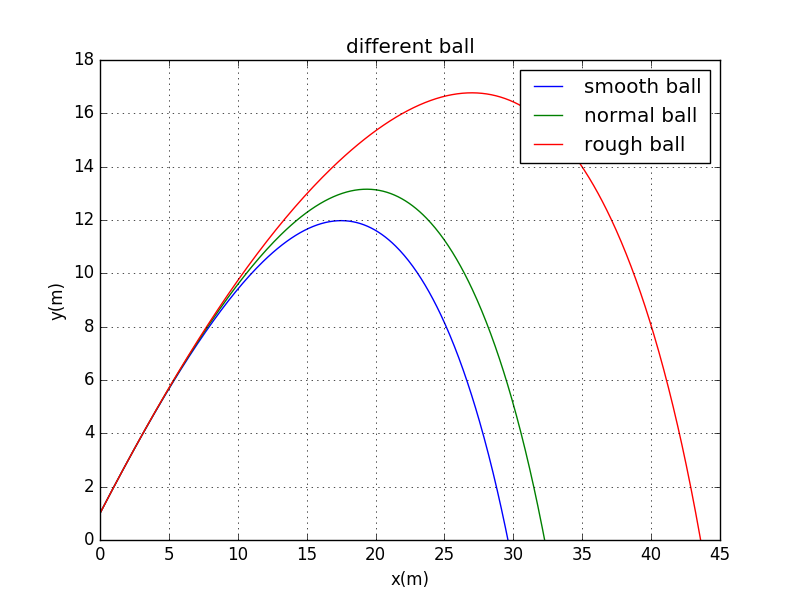

This chart was generated by the following Python code:
from __future__ import division
from numpy import *
from pylab import *
from math import *

# define drag coefficient of smooth ball
def smooth(x):

    if 0<=x<=150:
        return 0.5
    if 150<=x<=200:
        return -0.008*x+1.7
    if x>200:
        return 0.1

# define drag coefficient of normal ball
def normal(x):

    if 0<=x<=50:
        return 0.5
    if 50<=x<=150:
        return -0.003*x+0.65
    if x>150:
        return 0.2

# define drag coefficient of rough ball
def rough(x):

    if 0<=x<=50:
        return 0.5
    if 50<=x<=70:
        return -0.02*x+1.5
    if 70<=x<=120:
        return 0.004*x-0.18
    if x>120:
        return 0.3

def data(D):
    
    x0 = 0
    y0 = 1
    theta = [pi/4]
    velo = [30.56]
    velox = [velo[0]*cos(theta[0])]
    veloy = [velo[0]*sin(theta[0])]
    x = [x0]
    y = [y0]
    deltat = 0.01
    g = 9.8

    while y[-1] >= 0:

        co = 1/(3.6**2)
        velox.append(velox[-1]-((co*D(3.6*velo[-1])*velo[-1]*velox[-1])*deltat))
        veloy.append(veloy[-1]-(g+co*D(3.6*velo[-1])*velo[-1]*veloy[-1])*deltat)
        velo.append(sqrt((velox[-1])**2+(veloy[-1])**2))
        x.append(x[-1]+velox[-1]*deltat)
        y.append(y[-1]+veloy[-1]*deltat)

    if y[-1] <0:
        r = -y[-2]/y[-1]
        xl = (x[-2]+r*x[-1])/(r+1)
        x[-1] = xl
        y[-1] = 0

    return x,y
        
xs = array(data(smooth)[0])
ys = array(data(smooth)[1])
xn = array(data(normal)[0])
yn = array(data(normal)[1])
xr = array(data(rough)[0])
yr = array(data(rough)[1])

plot(xs,ys,label='smooth ball')
plot(xn,yn,label='normal ball')
plot(xr,yr,label='rough ball')

legend(loc='upper right')
title('different ball')
xlabel('x(m)')
ylabel('y(m)')
grid(True)

show()








        
